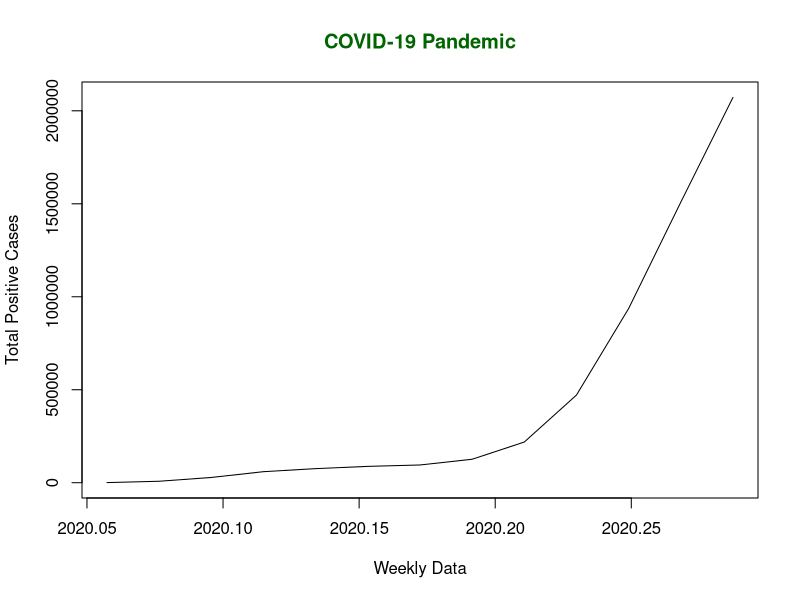
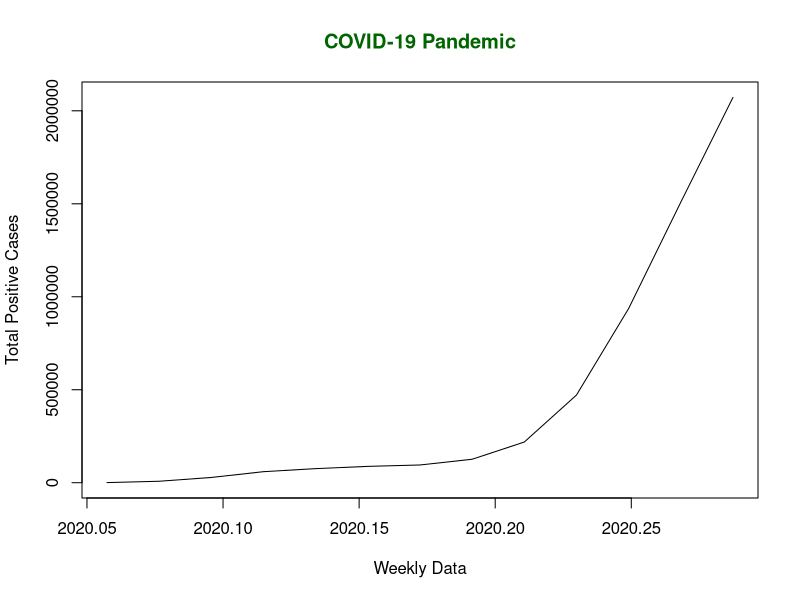

Source code (R) for these figures, in order:

x <- c(580, 7813, 28266, 59287, 75700,87820, 95314, 126214, 218843, 471497,936851, 1508725, 2072113)
print(x)
library(lubridate) 
png(file ="timeSeries.png")
mts <- ts(x, start = decimal_date(ymd("2020-01-22")),frequency = 365.25 / 7)
plot(mts, xlab ="Weekly Data",ylab ="Total Positive Cases",main ="COVID-19 Pandemic",col.main ="darkgreen")
dev.off()
plot(mts, xlab ="Weekly Data",ylab ="Total Positive Cases",main ="COVID-19 Pandemic",col.main ="darkgreen")